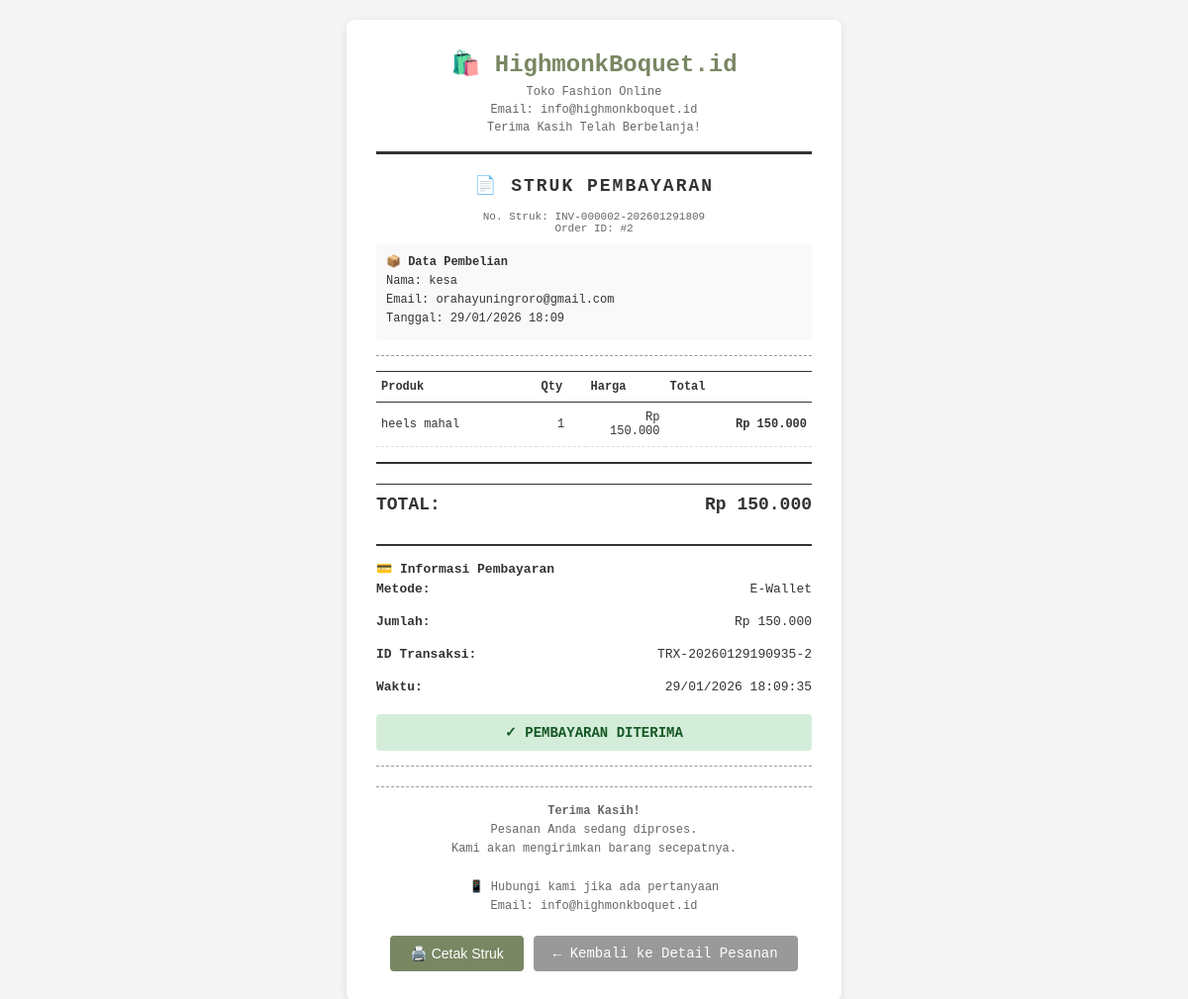
The app's page /struk_pembayaran.php?order_id=2 (signed in) with its own data.
### tables this page shows
CREATE TABLE `orders` (
  `id` int(11) NOT NULL,
  `user_id` int(11) NOT NULL,
  `total` decimal(10,2) NOT NULL,
  `status` enum('pending','processing','shipped','delivered','cancelled') DEFAULT 'pending',
  `confirmed_received_at` timestamp NULL DEFAULT NULL,
  `created_at` timestamp NOT NULL DEFAULT current_timestamp()
);

CREATE TABLE `users` (
  `id` int(11) NOT NULL,
  `username` varchar(50) NOT NULL,
  `password` varchar(255) NOT NULL,
  `email` varchar(100) NOT NULL,
  `role` enum('admin','user') DEFAULT 'user',
  `created_at` timestamp NOT NULL DEFAULT current_timestamp()
);

CREATE TABLE `order_items` (
  `id` int(11) NOT NULL,
  `order_id` int(11) NOT NULL,
  `product_id` int(11) NOT NULL,
  `quantity` int(11) NOT NULL,
  `price` decimal(10,2) NOT NULL
);

CREATE TABLE `products` (
  `id` int(11) NOT NULL,
  `name` varchar(100) NOT NULL,
  `description` text DEFAULT NULL,
  `price` decimal(10,2) NOT NULL,
  `stock` int(11) NOT NULL DEFAULT 0,
  `category_id` int(11) DEFAULT NULL,
  `image` varchar(255) DEFAULT NULL,
  `created_at` timestamp NOT NULL DEFAULT current_timestamp()
);

CREATE TABLE `payments` (
  `id` int(11) NOT NULL,
  `order_id` int(11) NOT NULL,
  `user_id` int(11) NOT NULL,
  `amount` decimal(10,2) NOT NULL,
  `payment_method` varchar(50) NOT NULL,
  `status` enum('pending','completed','failed','cancelled') DEFAULT 'pending',
  `transaction_id` varchar(100) DEFAULT NULL,
  `notes` text DEFAULT NULL,
  `created_at` timestamp NOT NULL DEFAULT current_timestamp(),
  `updated_at` timestamp NOT NULL DEFAULT current_timestamp() ON UPDATE current_timestamp(),
  `proof_image` varchar(255) NOT NULL
);

### struk_pembayaran.php (the view, shortened to what this page needs)
<?php
include 'db/koneksi.php';
$order_id = intval($_GET['order_id']);
$user_id = $_SESSION['user_id'];
$order_stmt = $mysqli->prepare("SELECT o.*, u.username, u.email FROM orders o
                                JOIN users u ON o.user_id = u.id
                                WHERE o.id = ? AND (o.user_id = ? OR ? = (SELECT id FROM users WHERE id = ? AND role = 'admin'))");
$order_stmt->bind_param("iiii", $order_id, $user_id, $user_id, $user_id);
$order_stmt->execute();
$order = $order_stmt->get_result()->fetch_assoc();
$items_stmt = $mysqli->prepare("SELECT oi.*, p.name FROM order_items oi
                               JOIN products p ON oi.product_id = p.id
                               WHERE oi.order_id = ?");
$items_stmt->bind_param("i", $order_id);
$items_stmt->execute();
$items = $items_stmt->get_result()->fetch_all(MYSQLI_ASSOC);
$role_stmt = $mysqli->prepare("SELECT role FROM users WHERE id = ?");
$role_stmt->bind_param("i", $user_id);
$role_stmt->execute();
$role_res = $role_stmt->get_result()->fetch_assoc();
$is_admin = ($role_res && isset($role_res['role']) && $role_res['role'] === 'admin');
$payment_stmt = $mysqli->prepare("SELECT * FROM payments WHERE order_id = ?");
$payment_stmt->bind_param("i", $order_id);
$payment_stmt->execute();
$payment = $payment_stmt->get_result()->fetch_assoc();
function getPaymentMethodText($method) {
    $methodMap = [
        'transfer_bank' => 'Cash / Transfer Bank',
        'kartu_kredit' => 'Kartu Kredit',
        'e_wallet' => 'E-Wallet',
        'cicilan' => 'Cicilan 0%'
    ];
    return $methodMap[$method] ?? 'Tidak Diketahui';
}
$reference_number = 'INV-' . str_pad($order['id'], 6, '0', STR_PAD_LEFT) . '-' . date('YmdHi', strtotime($order['created_at']));
?>
<!DOCTYPE html>
<html lang="id">
<head>
</head>
<body>
    <div class="receipt-container">
        <div class="receipt-header">
            <div class="store-name">🛍️ HighmonkBoquet.id</div>
            <div class="store-info">
                Toko Fashion Online<br>
                Email: info@highmonkboquet.id<br>
                Terima Kasih Telah Berbelanja!
            </div>
        </div>
        <div class="receipt-title">📄 STRUK PEMBAYARAN</div>
        <div class="receipt-no">
            No. Struk: <?php echo htmlspecialchars($reference_number); ?><br>
            Order ID: #<?php echo $order['id']; ?>
        </div>
        <div class="info-section customer-info-box">
            <strong>📦 Data Pembelian</strong>
            <p>Nama: <?php echo htmlspecialchars($order['username']); ?></p>
            <p>Email: <?php echo htmlspecialchars($order['email']); ?></p>
            <p>Tanggal: <?php echo date('d/m/Y H:i', strtotime($order['created_at'])); ?></p>
        </div>
        <div class="divider"></div>
        <table class="items-table">
            <thead>
                <tr>
                    <th class="item-name">Produk</th>
                    <th class="item-qty">Qty</th>
                    <th class="item-price">Harga</th>
                    <th class="item-total">Total</th>
                </tr>
            </thead>
            <tbody>
                <?php foreach ($items as $item): ?>
                <tr>
                    <td class="item-name"><?php echo htmlspecialchars($item['name']); ?></td>
                    <td class="item-qty"><?php echo $item['quantity']; ?></td>
                    <td class="item-price">Rp <?php echo number_format($item['price'], 0, ',', '.'); ?></td>
                    <td class="item-total">Rp <?php echo number_format($item['price'] * $item['quantity'], 0, ',', '.'); ?></td>
                </tr>
                <?php endforeach; ?>
            </tbody>
        </table>
        <div class="total-section">
            <div class="grand-total">
                <span>TOTAL:</span>
                <span>Rp <?php echo number_format($order['total'], 0, ',', '.'); ?></span>
            </div>
        </div>
        <?php if ($payment): ?>
        <div class="info-section">
            <strong>💳 Informasi Pembayaran</strong>
            <div class="info-row">
                <span class="info-label">Metode:</span>
                <span class="info-value"><?php echo getPaymentMethodText($payment['payment_method']); ?></span>
            </div>
            <div class="info-row">
                <span class="info-label">Jumlah:</span>
                <span class="info-value">Rp <?php echo number_format($payment['amount'], 0, ',', '.'); ?></span>
            </div>
            <div class="info-row">
                <span class="info-label">ID Transaksi:</span>
                <span class="info-value"><?php echo htmlspecialchars($payment['transaction_id']); ?></span>
            </div>
            <div class="info-row">
                <span class="info-label">Waktu:</span>
                <span class="info-value"><?php echo date('d/m/Y H:i:s', strtotime($payment['created_at'])); ?></span>
            </div>
        </div>
        <?php if ($payment['status'] === 'completed'): ?>
        <div class="invoice-status">
            ✓ PEMBAYARAN DITERIMA
        </div>
        <?php else: ?>
        <div class="payment-status" style="background: #fff3cd; border-color: #ffc107; color: #cc6600;">
            ⏳ Status: <?php echo ucfirst(htmlspecialchars($payment['status'])); ?>
        </div>
        <?php endif; ?>
        <?php endif; ?>
        <div class="divider"></div>
        <div class="footer-message">
            <strong>Terima Kasih!</strong><br>
            Pesanan Anda sedang diproses.<br>
            Kami akan mengirimkan barang secepatnya.<br>
            <br>
            📱 Hubungi kami jika ada pertanyaan<br>
            Email: info@highmonkboquet.id
        </div>
        <div class="action-buttons">
            <button class="btn-print" onclick="window.print()">🖨️ Cetak Struk</button>
            <?php if (isset($is_admin) && $is_admin): ?>
                <a href="admin_order_detail.php?order_id=<?php echo $order['id']; ?>" class="btn-back">← Kembali ke Detail Pesanan</a>
            <?php else: ?>
                <a href="order_detail.php?order_id=<?php echo $order['id']; ?>" class="btn-back">← Kembali ke Detail Pesanan</a>
            <?php endif; ?>
        </div>
    </div>
</body>
</html>

### struk_pembayaran.php (style rules this page uses)
* { margin: 0; padding: 0; box-sizing: border-box; }
body { font-family: 'Courier New', monospace; background: #f5f5f5; padding: 20px; color: #333; }
.receipt-container { max-width: 500px; margin: 0 auto; background: white; padding: 30px; box-shadow: 0 2px 10px rgba(0,0,0,0.1); border-radius: 8px; }
.receipt-header { text-align: center; margin-bottom: 20px; border-bottom: 3px solid #333; padding-bottom: 15px; }
.store-name { font-size: 24px; font-weight: bold; margin-bottom: 5px; color: #798763; }
.store-info { font-size: 12px; color: #666; line-height: 1.5; }
.receipt-title { text-align: center; font-size: 18px; font-weight: bold; margin: 20px 0 15px 0; text-transform: uppercase; letter-spacing: 2px; }
.info-section { margin-bottom: 15px; font-size: 13px; }
.info-row { display: flex; justify-content: space-between; margin-bottom: 8px; padding: 5px 0; }
.info-label { font-weight: bold; width: 40%; word-break: break-word; }
.info-value { text-align: right; width: 60%; word-break: break-all; }
.divider { border-top: 1px dashed #999; margin: 15px 0; }
.items-table { width: 100%; margin: 15px 0; font-size: 12px; border-collapse: collapse; }
.items-table thead { border-top: 1px solid #333; border-bottom: 1px solid #333; }
.items-table th { padding: 8px 5px; text-align: left; font-weight: bold; }
.items-table td { padding: 8px 5px; border-bottom: 1px dashed #ddd; }
.item-name { font-weight: 500; }
.item-qty { text-align: center; width: 50px; }
.item-price { text-align: right; width: 80px; }
.item-total { text-align: right; font-weight: bold; }
.total-section { margin: 15px 0; padding: 10px 0; border-top: 2px solid #333; border-bottom: 2px solid #333; }
.grand-total { display: flex; justify-content: space-between; margin: 10px 0; font-size: 18px; font-weight: bold; padding: 10px 0; border-top: 1px solid #333; }
.footer-message { text-align: center; margin-top: 20px; font-size: 12px; color: #666; border-top: 1px dashed #999; padding-top: 15px; line-height: 1.6; }
.action-buttons { margin-top: 20px; display: flex; gap: 10px; justify-content: center; flex-wrap: wrap; print-color-adjust: none; -webkit-print-color-adjust: none; }
.action-buttons a, .action-buttons button { padding: 10px 20px; border: none; border-radius: 4px; cursor: pointer; font-size: 14px; text-decoration: none; display: inline-block; transition: background 0.3s; }
.btn-print { background: #798763; color: white; }
.btn-back { background: #999; color: white; }
.receipt-no { font-size: 11px; text-align: center; color: #666; margin: 10px 0; }
.customer-info-box { background: #f9f9f9; padding: 10px; border-radius: 4px; margin: 10px 0; font-size: 12px; }
.customer-info-box p { margin: 5px 0; }
.invoice-status { text-align: center; font-size: 14px; font-weight: bold; margin: 15px 0; padding: 10px; background: #d4edda; border-radius: 4px; color: #155724; }

### records on screen
orders: reference_number "INV-000002-202601291809", id "2", user.username "kesa", user.email "orahayuningroro@gmail.com", created_at "29/01/2026 18:09", total "150.000"
order_items: product.name "heels mahal", quantity "1", price "150.000", $item['price'] * $item['quantity'] "150.000"
payments: payment_method "E-Wallet", amount "150.000", transaction "TRX-20260129190935-2", created_at "29/01/2026 18:09:35"
